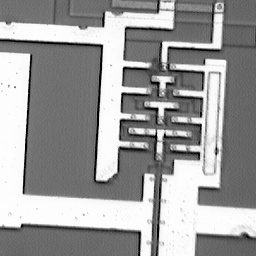
//> input picture lab4_opencv/Original Image.jpg, 256 x 256 px
$ ./imgprocessing 'Original Image.jpg'   (built with g++ and OpenCV 4)
//> lines starting //> are read from the running program, lines starting //| are printed output that depends on the picture
#include <opencv2/imgproc/imgproc.hpp>
#include <opencv2/highgui/highgui.hpp>
#include <stdlib.h>
#include <iostream>
#include <stdio.h>
#include <string>

using namespace std;
using namespace cv;

/// Global variables

Mat src, src_gray;
Mat dst, detected_edges;

char* window_name0 = "Original Image";
char* window_name1 = "Grayscale Image";
char* window_name2 = "Image After Histogram Equalization";
char* remap_window1 = "Remap - upside down";
char* remap_window2 = "Remap - reflection in the x direction";
char* window_name4 = "Median Filtered Image";
char* window_name5 = "Gaussian Filtered Image";

int ddepth = CV_16S;
int scale = 1;
int delta = 0;
int kernel_size = 3;
char* window_name6 = "Laplace Demo";

char* window_name7 = "Sobel Demo - Simple Edge Detector";

/// Global Variables
int MAX_KERNEL_LENGTH = 6;

void im2file(const char* filename, Mat image){
	char with_file_extension[50];
	strcpy(with_file_extension,filename);
	strcat(with_file_extension,".jpg");
	imwrite(with_file_extension, image );
}

/** @function main */
int main( int argc, char** argv )
{

    if( argc != 2)
    {
     cout <<" Usage: display_image ImageToLoadAndDisplay" << endl;
     return -1;
    }

	// Call the appropriate function in OPENCV to load the image
	src = imread( argv[1] );
//> src is the input picture: 256 rows x 256 cols, CV_8UC3; min 0, max 255, mean 155.2
	if( !src.data )
	{ return -1; }

	// Create a window called "Original Image" and show original image
	imshow(window_name0, src);
	im2file(window_name0,src);
	// Call the appropriate function in OPENCV to convert the image to grayscale
	cvtColor(src ,src_gray, COLOR_BGR2GRAY);

	// Create a window called "Grayscale Image" and show grayscale image
	imshow(window_name1, src_gray);
	im2file(window_name1,src_gray);
	// Apply histogram equalization to the grayscale image
	equalizeHist(src_gray, src_gray);

	// Create a window called "Image After Histogram Equalization" and show the image after histogram equalization
	imshow(window_name2, src_gray);
	im2file(window_name2,src_gray);
	// Apply remapping; first turn the image upside down and then reflect the image in the x direction

	// For this part, the upside down image and the flipped left image are created as the Mat variables "image_upsidedown" and "image_flippedleft".
	//Also, map_x and map_y are created with the same size as equalized_image:
		Mat image_upsidedown = Mat::zeros( src.rows, src.cols, src.type() );
		Mat image_flippedleft = Mat::zeros( src.rows, src.cols, src.type() );
		Mat map_x = Mat::zeros( src.rows, src.cols, src.type() ); //These are unused.
		Mat map_y = Mat::zeros( src.rows, src.cols, src.type() ); //These are unused.

	// Apply upside down operation to the image for which histogram equalization is applied.
	flip(src_gray, image_upsidedown, 0);
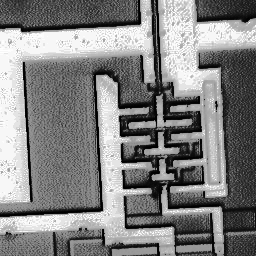
//> image_upsidedown: 256 rows x 256 cols, CV_8UC1; min 0, max 255, mean 129.6

	// Create a window called "Remap - upside down" and show the image after applying remapping - upside down
	imshow(remap_window1, image_upsidedown);
	im2file(remap_window1, image_upsidedown);
	// Apply reflection in the x direction operation to the image for which histogram equalization is applied.
	flip(src_gray, image_flippedleft, 1);
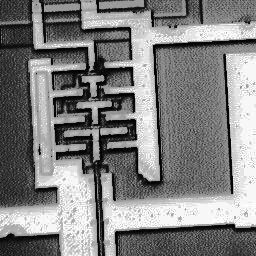
//> image_flippedleft: 256 rows x 256 cols, CV_8UC1; min 0, max 255, mean 129.6

	// Create a window called "Remap - reflection in the x direction" and show the image after applying remapping - reflection in the x direction
	imshow(remap_window2, image_flippedleft);
	im2file(remap_window2, image_flippedleft);

	// Apply Median Filter to the Image for which histogram equalization is applied
	medianBlur(src_gray, dst, 7);

	// Create a window called "Median Filtered Image" and show the image after applying median filtering
	imshow(window_name4, dst);
	im2file(window_name4, dst);
    // Remove noise from the image for which histogram equalization is applied by blurring with a Gaussian filter
	GaussianBlur(src_gray, src_gray, Size(kernel_size, kernel_size), 0, 0);
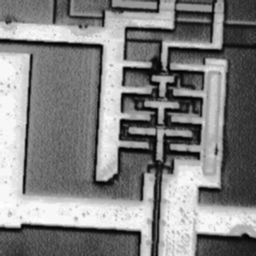
//> src_gray: 256 rows x 256 cols, CV_8UC1; min 1, max 254, mean 129.6

	// Create a window called "Gaussian Filtered Image" and show the image after applying Gaussian filtering
	imshow(window_name5, src_gray);
	im2file(window_name5, src_gray);
	/// Apply Laplace function to compute the edge image using the Laplace Operator

	Laplacian(src_gray, dst, ddepth, kernel_size, scale, delta, BORDER_DEFAULT);
//> dst: 256 rows x 256 cols, CV_16SC1
	convertScaleAbs(dst,dst);
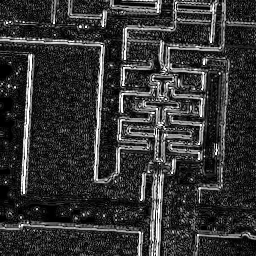
//> dst: 256 rows x 256 cols, CV_8UC1; min 0, max 255, mean 52
    /// Create window called "Laplace Demo" and show the edge image after applying Laplace Operator
	imshow(window_name6, dst);
	im2file(window_name6, dst);
	// Apply Sobel Edge Detection
	/// Appropriate variables grad, grad_x and grad_y, abs_grad_x and abs_grad_y are generated
	Mat grad;
	Mat grad_x, grad_y;
	Mat abs_grad_x, abs_grad_y;

	/// Compute Gradient X
	Sobel( src_gray, grad_x, ddepth, 1, 0, 3, scale, delta, BORDER_DEFAULT );
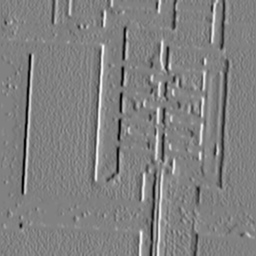
//> grad_x: 256 rows x 256 cols, CV_16SC1; min -668, max 645, mean -4.3; drawn with min black and max white
	convertScaleAbs( grad_x, abs_grad_x );

	/// Compute Gradient Y
	Sobel( src_gray, grad_y, ddepth, 0, 1, 3, scale, delta, BORDER_DEFAULT );
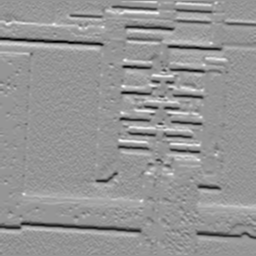
//> grad_y: 256 rows x 256 cols, CV_16SC1; min -706, max 501, mean -0.1; drawn with min black and max white
	convertScaleAbs( grad_y, abs_grad_y );

	/// Compute Total Gradient (approximate)
	addWeighted( abs_grad_x, 0.5, abs_grad_y, 0.5, 0, grad );
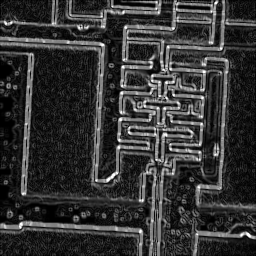
//> grad: 256 rows x 256 cols, CV_8UC1; min 0, max 255, mean 52.1

	/// Create window called "Sobel Demo - Simple Edge Detector" and show Sobel edge detected image
	imshow(window_name7, grad);
	im2file(window_name7, grad);
  /// Wait until user exit program by pressing a key
  waitKey(0);

  return 0;
  }

$ run again, on lab4_opencv/Remap - reflection in the x direction.jpg
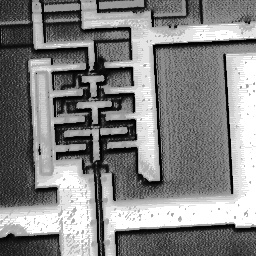
//> input picture lab4_opencv/Remap - reflection in the x direction.jpg, 256 x 256 px
//> src is the input picture: 256 rows x 256 cols, CV_8UC3; min 0, max 255, mean 130.7
//> `Sobel( src_gray, grad_y, ddepth, 0, 1, 3, scale, delta, BORDER_DEFAULT..`:
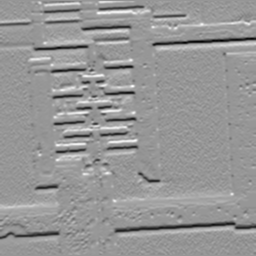
//> grad_y: 256 rows x 256 cols, CV_16SC1; min -713, max 493, mean -0.1; drawn with min black and max white
//> `addWeighted( abs_grad_x, 0.5, abs_grad_y, 0.5, 0, grad );`:
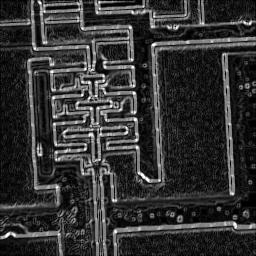
//> grad: 256 rows x 256 cols, CV_8UC1; min 0, max 255, mean 50.9

$ run again, on lab4_opencv/Remap - upside down.jpg
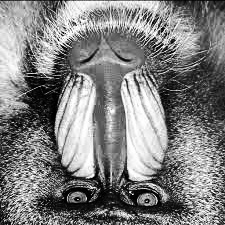
//> input picture lab4_opencv/Remap - upside down.jpg, 225 x 225 px
//> src is the input picture: 225 rows x 225 cols, CV_8UC3; min 0, max 255, mean 128.4
//> `convertScaleAbs( grad_y, abs_grad_y );`:
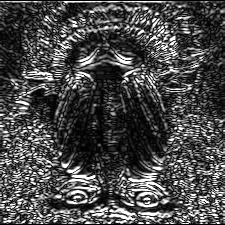
//> abs_grad_y: 225 rows x 225 cols, CV_8UC1; min 0, max 255, mean 74
//> `addWeighted( abs_grad_x, 0.5, abs_grad_y, 0.5, 0, grad );`:
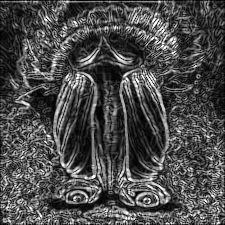
//> grad: 225 rows x 225 cols, CV_8UC1; min 0, max 255, mean 76
